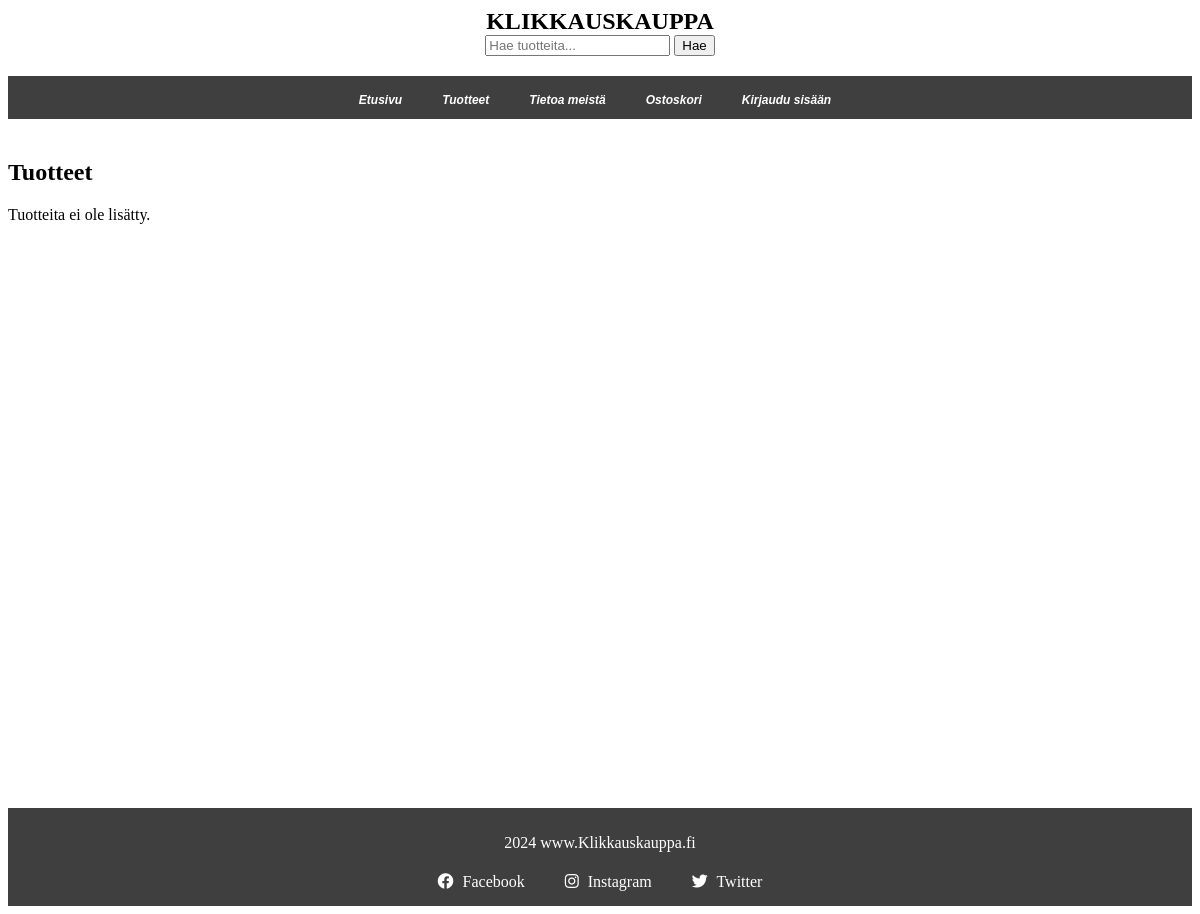
Before: /Klikkauskauppa/products with the older database file.
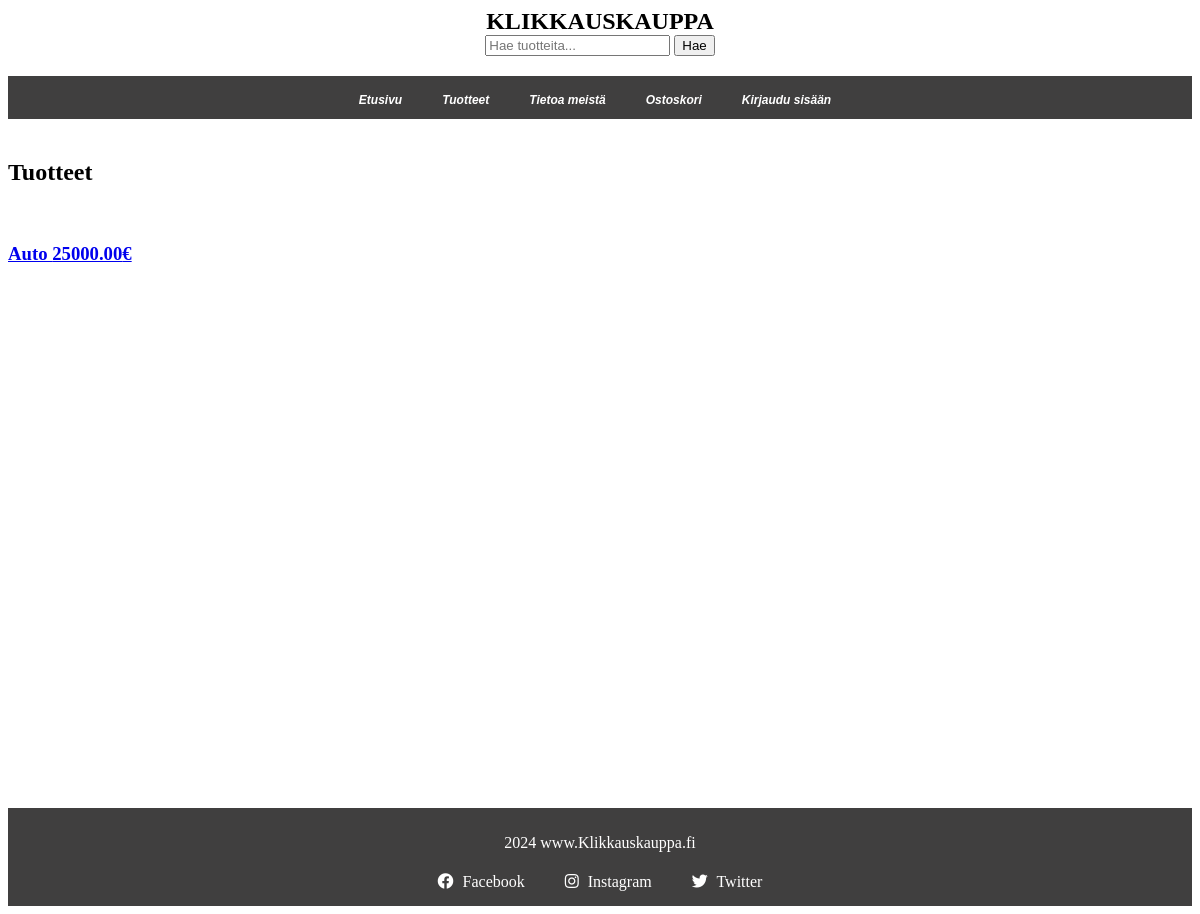
After: the same page with the newer database file.
### verkkokauppa/models.py (models this page shows, shortened)
class Product(models.Model):
    name = models.CharField(max_length=100, help_text="Lisää tuotteen nimi")
    price = models.DecimalField(max_digits=8, decimal_places=2, help_text="Lisää tuotteen hinta")
    date_added = models.DateTimeField(auto_now_add=True)

### verkkokauppa/views.py (the view)
# urls.py: path("products", views.products, name="products"),
def products(request):
    products = Product.objects.all()
    context = {"products": products}
    return render(request, "verkkokauppa/products.html", context)

### verkkokauppa/templates/verkkokauppa/products.html (shortened to what this page needs)
{% extends "verkkokauppa/base.html" %}
{% block content %}
    <h2>Tuotteet</h2>
    <div class="product-grid">
        {% for product in products %}
        <a href="{% url 'verkkokauppa:product_detail' product.id %}" class="product-card">
            <h3>{{ product.name }} {{ product.price }}€</h3>
        </a>
        {% empty %}
            <p>Tuotteita ei ole lisätty.</p>
        {% endfor %}
    </div>
{% endblock content %}

Changed rows visible on the page:
added Product: name "Auto", price "25000.00"
Other visible differences:
text no longer shown: "Tuotteita ei ole lisätty."
